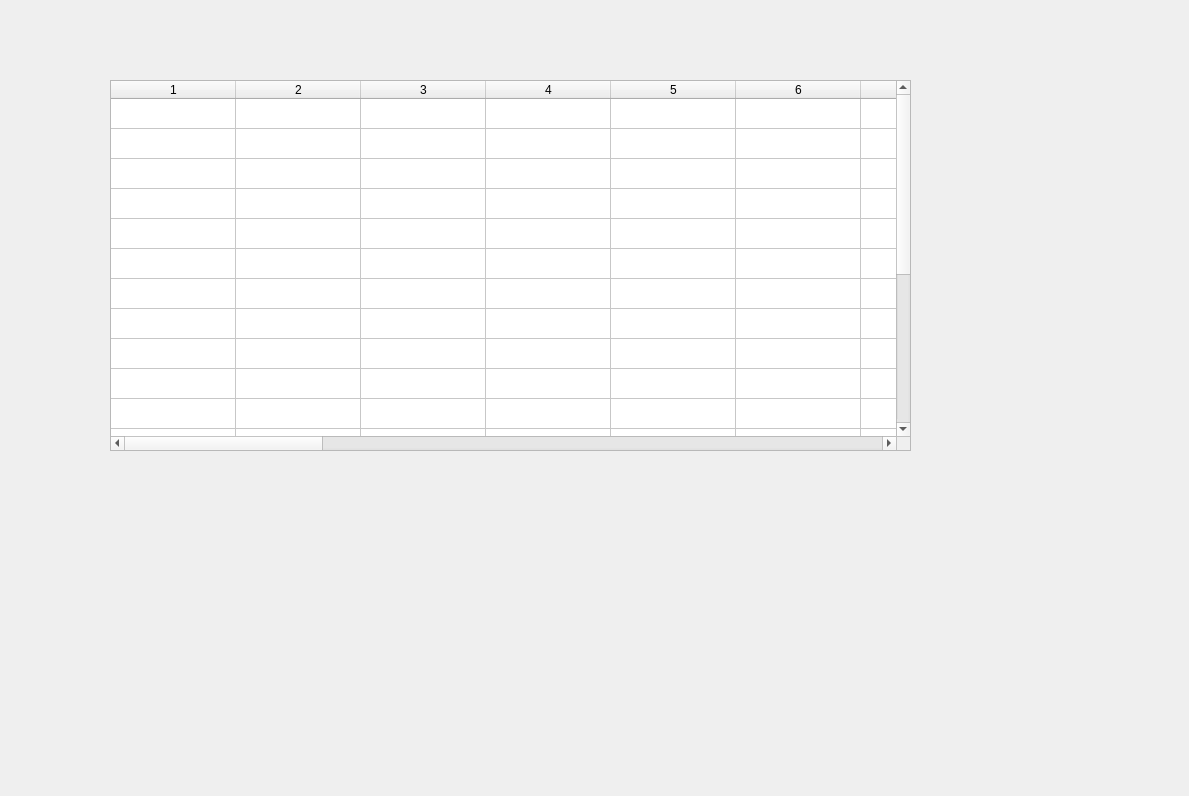
<?xml version="1.0" encoding="UTF-8"?>
<ui version="4.0">
 <class>Form</class>
 <widget class="QWidget" name="Form">
  <property name="geometry">
   <rect>
    <x>0</x>
    <y>0</y>
    <width>1189</width>
    <height>796</height>
   </rect>
  </property>
  <property name="windowTitle">
   <string>Form</string>
  </property>
  <widget class="QTableWidget" name="tableWidget">
   <property name="geometry">
    <rect>
     <x>110</x>
     <y>80</y>
     <width>801</width>
     <height>371</height>
    </rect>
   </property>
   <property name="frameShape">
    <enum>QFrame::StyledPanel</enum>
   </property>
   <property name="frameShadow">
    <enum>QFrame::Plain</enum>
   </property>
   <property name="verticalScrollBarPolicy">
    <enum>Qt::ScrollBarAsNeeded</enum>
   </property>
   <property name="horizontalScrollBarPolicy">
    <enum>Qt::ScrollBarAlwaysOn</enum>
   </property>
   <property name="showGrid">
    <bool>true</bool>
   </property>
   <property name="gridStyle">
    <enum>Qt::SolidLine</enum>
   </property>
   <property name="sortingEnabled">
    <bool>false</bool>
   </property>
   <property name="wordWrap">
    <bool>true</bool>
   </property>
   <property name="rowCount">
    <number>20</number>
   </property>
   <property name="columnCount">
    <number>23</number>
   </property>
   <attribute name="horizontalHeaderVisible">
    <bool>true</bool>
   </attribute>
   <attribute name="horizontalHeaderCascadingSectionResizes">
    <bool>false</bool>
   </attribute>
   <attribute name="horizontalHeaderDefaultSectionSize">
    <number>125</number>
   </attribute>
   <attribute name="horizontalHeaderHighlightSections">
    <bool>false</bool>
   </attribute>
   <attribute name="horizontalHeaderStretchLastSection">
    <bool>false</bool>
   </attribute>
   <attribute name="verticalHeaderVisible">
    <bool>false</bool>
   </attribute>
   <attribute name="verticalHeaderCascadingSectionResizes">
    <bool>false</bool>
   </attribute>
   <row/>
   <row/>
   <row/>
   <row/>
   <row/>
   <row/>
   <row/>
   <row/>
   <row/>
   <row/>
   <row/>
   <row/>
   <row/>
   <row/>
   <row/>
   <row/>
   <row/>
   <row/>
   <row/>
   <row/>
   <column/>
   <column/>
   <column/>
   <column/>
   <column/>
   <column/>
   <column/>
   <column/>
   <column/>
   <column/>
   <column/>
   <column/>
   <column/>
   <column/>
   <column/>
   <column/>
   <column/>
   <column/>
   <column/>
   <column/>
   <column/>
   <column/>
   <column/>
   <item row="0" column="0">
    <property name="text">
     <string/>
    </property>
   </item>
   <item row="0" column="1">
    <property name="text">
     <string/>
    </property>
   </item>
   <item row="0" column="2">
    <property name="text">
     <string/>
    </property>
   </item>
   <item row="0" column="3">
    <property name="text">
     <string/>
    </property>
   </item>
   <item row="0" column="4">
    <property name="text">
     <string/>
    </property>
   </item>
   <item row="0" column="5">
    <property name="text">
     <string/>
    </property>
   </item>
   <item row="0" column="6">
    <property name="text">
     <string/>
    </property>
   </item>
   <item row="0" column="7">
    <property name="text">
     <string/>
    </property>
   </item>
   <item row="0" column="8">
    <property name="text">
     <string/>
    </property>
   </item>
   <item row="0" column="9">
    <property name="text">
     <string/>
    </property>
   </item>
   <item row="0" column="10">
    <property name="text">
     <string/>
    </property>
   </item>
   <item row="0" column="11">
    <property name="text">
     <string/>
    </property>
   </item>
   <item row="0" column="12">
    <property name="text">
     <string/>
    </property>
   </item>
   <item row="0" column="13">
    <property name="text">
     <string/>
    </property>
   </item>
  </widget>
 </widget>
 <resources/>
 <connections/>
</ui>
